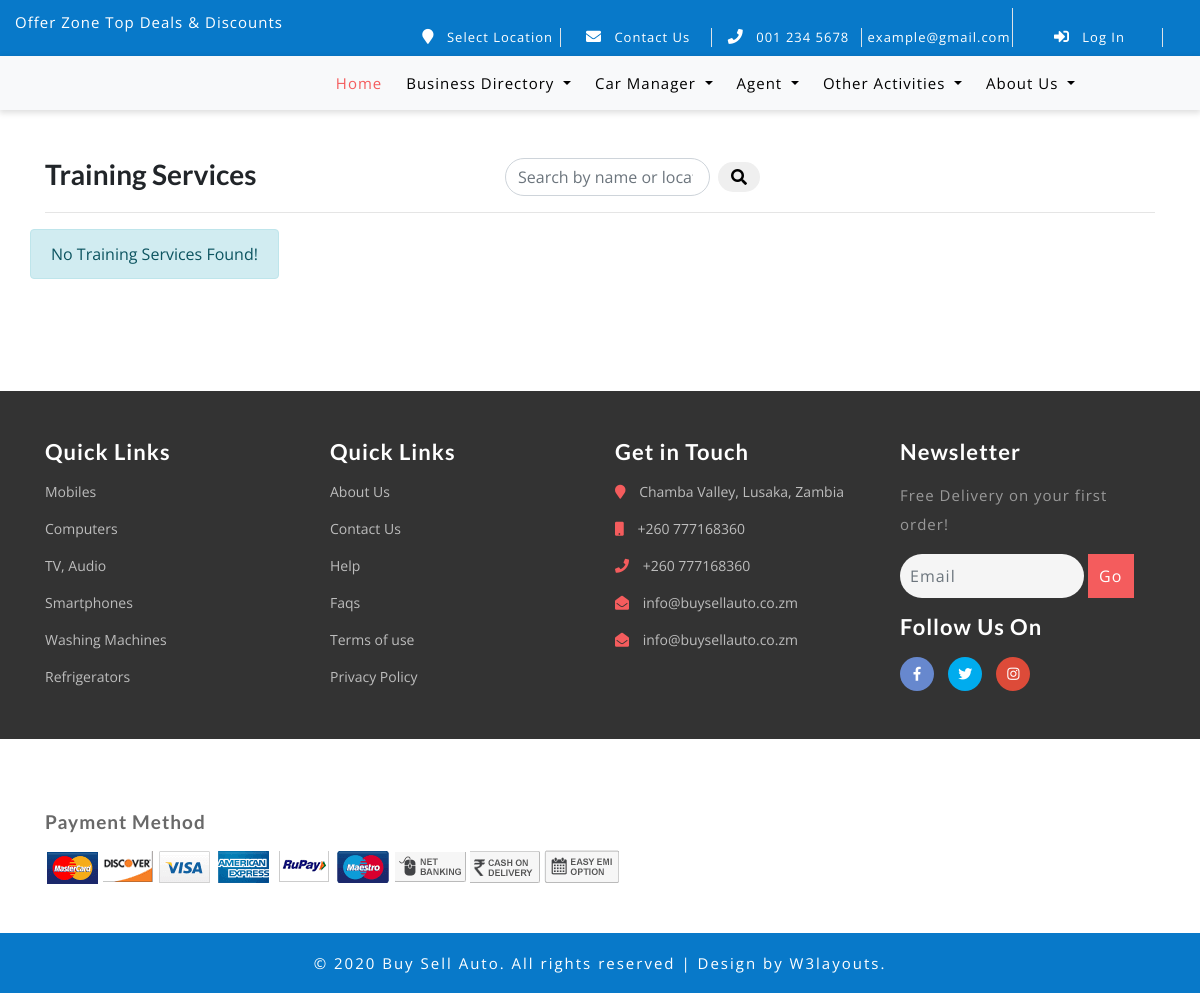
The page /training-services/ on the database as committed earlier.
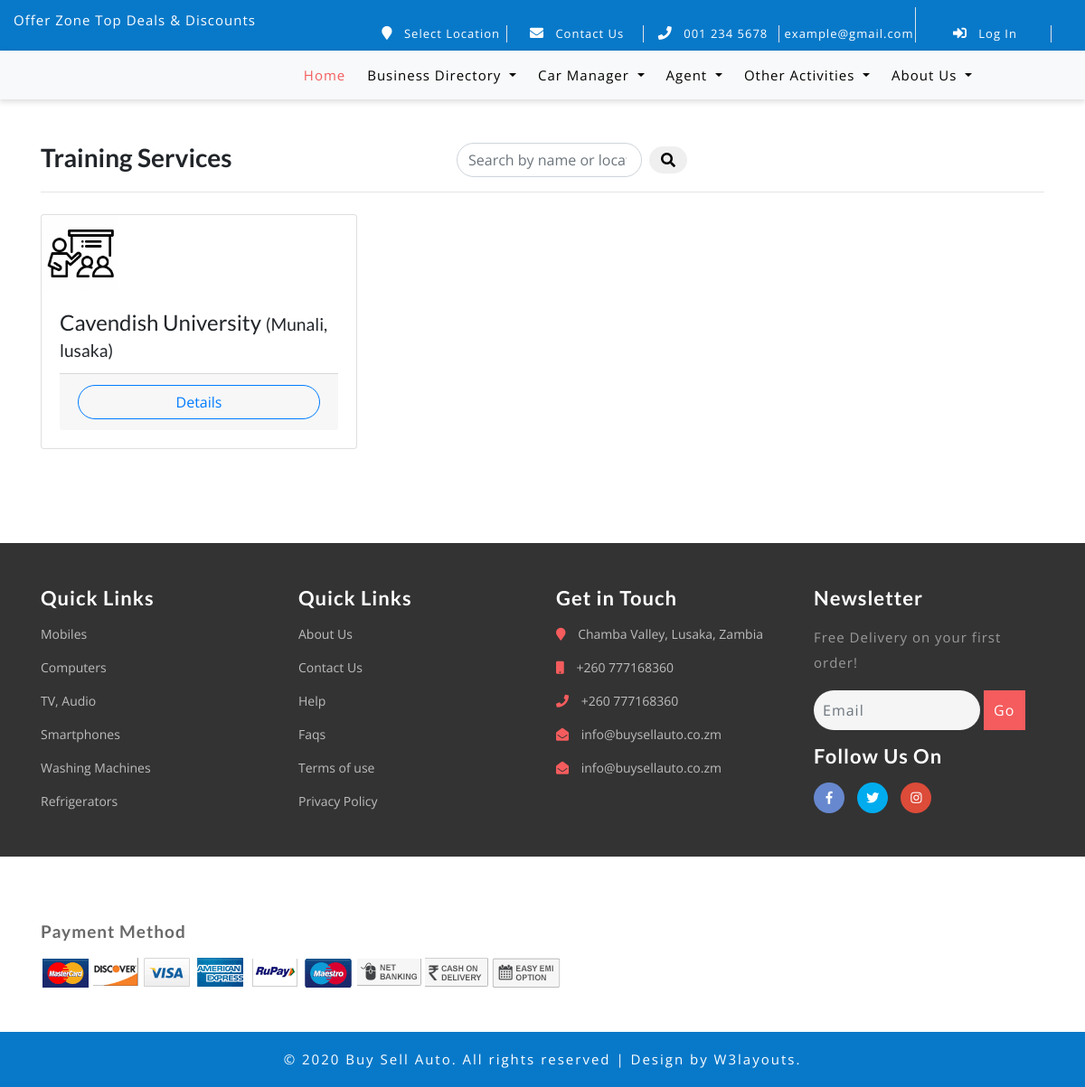
The same page on the database as committed later.
### aboutus/models.py (models this page shows, shortened)
class CompanyContactDetails(models.Model):
    location = models.CharField('Company Location', max_length=1000, null=True, blank=True,)
    mobile = models.CharField('Mobile Phone Number', max_length=200, null=True, blank=True, help_text='(E.g) +260970000000')
    telephone = models.CharField('Telephone Number', max_length=200, null=True, blank=True, help_text='(E.g) +(0121) 121 122')
    emailaddress1 = models.CharField('Email Address1', max_length=200, null=True, blank=True, help_text='(E.g) info@example1.com')
    emailaddress2 = models.CharField('Email Address2', max_length=200, null=True, blank=True, help_text='(E.g) info@example1.com')
    class Meta:
        verbose_name = 'Company Contact Detail'
        verbose_name_plural = 'Company Contact Details'

class CompanySocialMediaLinks(models.Model):
    facebook = models.URLField('Facebook Page Url', null=True, blank=True)
    twitter = models.URLField('Twitter Page Url', null=True, blank=True)
    instagram = models.URLField('Instagram Page Url', null=True, blank=True)
    class Meta:
        verbose_name = 'Company Social Media Link'
        verbose_name_plural = 'Company Social Media Links'

### businessdirectory/models.py (models this page shows, shortened)
class Training(models.Model):
    name = models.CharField("name", max_length=200)
    slug = models.SlugField(unique=True, default='', db_index=True)
    city = models.ForeignKey(Location, verbose_name='City/Town', default='', on_delete=models.CASCADE)
    location = models.CharField('Location', max_length=200, )
    picture = models.ImageField(upload_to='fillingstation/%Y/%m/%d', null=True, blank=True)
    coordinates = models.CharField('Coordinates', null=True, blank=True, max_length=200, default='',
                                   help_text='Check name of the place on google maps or can use latitude and longitude (lati,longi)')
    contact = models.CharField('Contact', max_length=200, null=True, blank=True)
    website_link = models.URLField(null=True, blank=True, help_text='Optional')
    def picture_tag(self):
        if self.picture:
            return mark_safe('<img src="%s" style="width: 50px; height: 50px;"/>' % self.picture.url)
        else:
            return 'No image found!'
    picture_tag.short_description = 'Image'
    class Meta:
        verbose_name_plural = 'Training Services'

### businessdirectory/views.py (the view)
# urls.py: path('training-services/', views.training_services_list, name='training_services_list'),
def training_services_list(request):
    training_services = Training.objects.all()
    companycontactdetails = CompanyContactDetails.objects.all()
    companysocialmedialinks = CompanySocialMediaLinks.objects.all()
    location = Location.objects.all()
    event_types = EventType.objects.all()
    clearing_agents = Agent.objects.filter(agent_type__agent_type='Clearing Agent')
    keywords = request.GET.get('q')
    if keywords:
        training_services = training_services.filter(
            Q(name__icontains=keywords) | Q(location__icontains=keywords) |
            Q(city__location_name__icontains=keywords))
    return render(request, 'businessdirectory/training_services/training_services_list.html',
                  {
                      'training_services': training_services,
                      'keywords': keywords,
                      'companycontactdetails': companycontactdetails,
                      'companysocialmedialinks': companysocialmedialinks,
                      'location': location,
                      'event_types': event_types,
                      'clearing_agents': clearing_agents,
                  })

### store/models.py (called while the page is built)
    def __str__(self):
        return self.event_name

### store/templates/businessdirectory/training_services/training_services_list.html (shortened to what this page needs)
{% extends 'store/base.html' %}
{% load static %}
{% block content %}
    <div class="container">
        <div class="header row inline-group">
            <h3 class="col-sm-5 font-weight-bold pull-left">Training Services</h3>
            <form class="form-inline" action="{% url 'training_services_list' %}" method="GET">
                {% if keywords %}
                    <input class="form-control mr-sm-2" name="q" value="{{ keywords }}" type="search"
                           placeholder="Search by name or location"
                           aria-label="Search" required>
                {% else %}
                    <input class="form-control mr-sm-2" name="q" type="search"
                           placeholder="Search by name or location"
                           aria-label="Search" required>
                {% endif %}
                <button class="btn my-2 my-sm-0 fa fa-search" type="submit"></button>
            </form>
        </div>
        <hr>
        <div class="row">
            {% for training_service in training_services %}
                <div class="col-sm-4 py-2">
                    <div class="card h-100 text-black-50">
                        {% if training_service.picture %}
                            <img class="card-img-top img-fluid img-responsive" alt="Product"
                                 src="{{ training_service.picture.url }}"/>
                        {% else %}
                            <img class="card-img-top img-fluid img-responsive" alt="Product"
                                 src="{% static 'img/training_service_thumbnail.png' %}"
                            style="height: 85px; width: 85px;"/>
                        {% endif %}
                        <div class="card-body justify-content-center">
                            <h4 class="card-title">
                                {{ training_service.name | capfirst }} <small class="card-text"> ({{ training_service.location }})</small>
                            </h4>
                            <div class="card-footer">
                                <a title="Click to view Map"
                                   href="{% url 'training_service_detail' training_service.slug %}"
                                   class="btn btn-block btn-outline-primary">Details</a>
                            </div>
                        </div>
                    </div>
                </div>
            {% empty %}
                <center>
                    <div class="alert alert-info justify-content-center">No Training Services Found!</div>
                </center>
            {% endfor %}
        </div>
    </div>
{% endblock %}

### store/templates/store/base.html (shortened to what the changed rows need)
{% load static %}
<!DOCTYPE html>
<html lang="en">
<head>
    <link href="{% static 'store/css/bootstrap.css' %}" rel="stylesheet" type="text/css" media="all"/>
    <link href="{% static 'store/css/style.css' %}" rel="stylesheet" type="text/css" media="all"/>
    <link href="{% static 'store/css/other/styles.css' %}" rel="stylesheet" type="text/css" media="all"/>
    <link rel="stylesheet" href="{% static 'store/css/fontawesome-all.css' %}">
    <link href="{% static 'store/css/popuo-box.css' %}" rel="stylesheet" type="text/css" media="all"/>
    <link href="{% static 'store/css/menu.css' %}" rel="stylesheet" type="text/css" media="all"/>
</head>
<body>
{% block topheader %}
    <br><br>
{% endblock %}
{% block content %}
{% endblock %}
</body>
{% block footer %}
    <footer>
        <div class="w3l-middlefooter-sec">
            <div class="container py-md-5 py-sm-4 py-3">
                <div class="row footer-info w3-agileits-info">
                    <div class="col-md-3 col-sm-6 footer-grids mt-md-0 mt-4">
                        <ul>
                            {% for companycontactdetail in companycontactdetails %}
                                <li class="mb-3">
                                    <i class="fas fa-map-marker"></i> {{ companycontactdetail.location }}
                                </li>
                                <li class="mb-3">
                                    <i class="fas fa-mobile"></i> {{ companycontactdetail.mobile }}
                                </li>
                                <li class="mb-3">
                                    <i class="fas fa-phone"></i> {{ companycontactdetail.telephone }}
                                </li>
                                <li class="mb-3">
                                    <i class="fas fa-envelope-open"></i>
                                    <a href="mailto:example@mail.com"> {{ companycontactdetail.emailaddress1 }}</a>
                                </li>
                                <li>
                                    <i class="fas fa-envelope-open"></i>
                                    <a href="mailto:example@mail.com"> {{ companycontactdetail.emailaddress2 }}</a>
                                </li>
                            {% endfor %}
                        </ul>
                    </div>
                    <div class="col-md-3 col-sm-6 footer-grids w3l-agileits mt-md-0 mt-4">
                        <div class="footer-grids  w3l-socialmk mt-3">
                            <div class="social">
                                <ul>
                                    {% for socialmedialink in companysocialmedialinks %}
                                        <li>
                                            <a class="icon fb" href="{{ socialmedialink.facebook }}">
                                                <i class="fab fa-facebook-f"></i>
                                            </a>
                                        </li>
                                        <li>
                                            <a class="icon tw" href="{{ socialmedialink.twitter }}">
                                                <i class="fab fa-twitter"></i>
                                            </a>
                                        </li>
                                        <li>
                                            <a class="icon gp" href="{{ socialmedialink.instagram }}">
                                                <i class="fab fa-instagram"></i>
                                            </a>
                                        </li>
                                    {% endfor %}
                                </ul>
                            </div>
                        </div>
                    </div>
                </div>
            </div>
        </div>
    </footer>
{% endblock %}
</html>

Rows that differ between the two databases and show on the page:
added Training: name "Cavendish University", location "Munali, lusaka"
Other text that changed with them:
text no longer shown: "No Training Services Found!"
